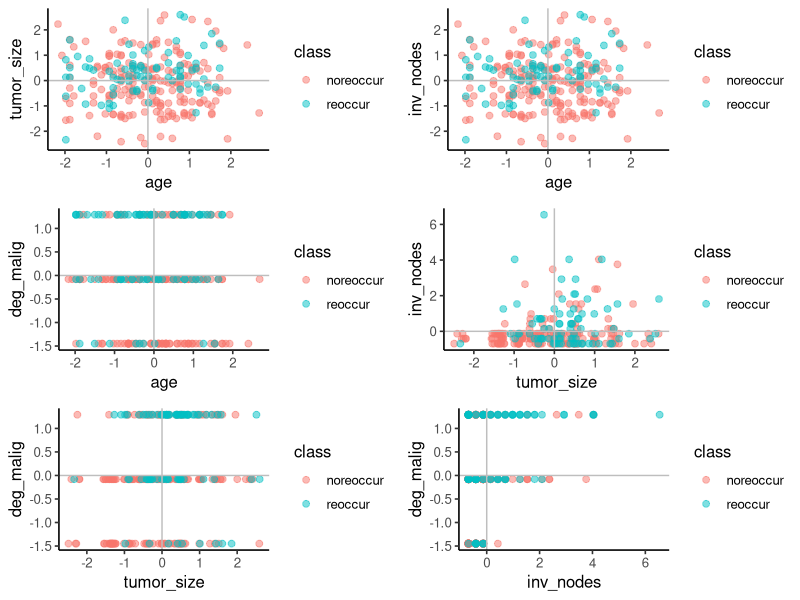
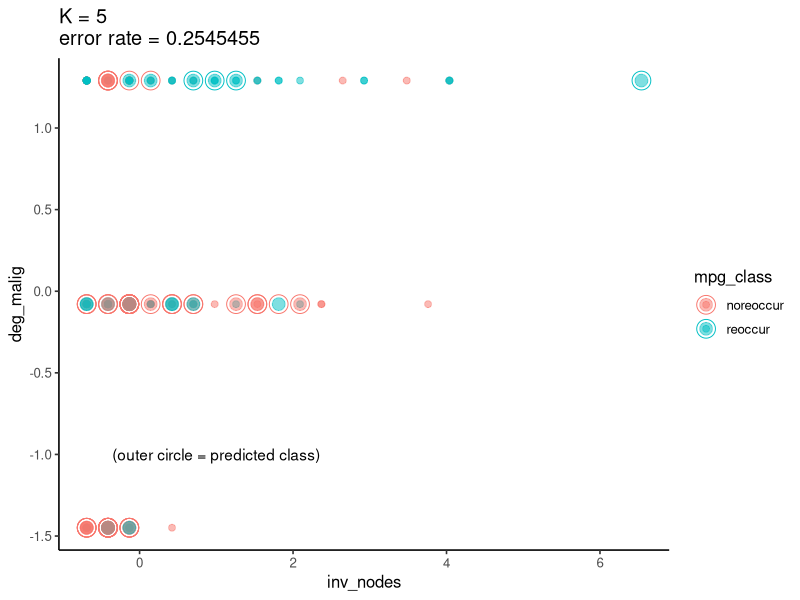

The R script that drew these images, in order:
## ---- chunk 1
library(class) # knn
library(tidyverse)
theme_set(theme_classic(12))
set.seed(5293)
data = read.csv('breast-cancer_data.csv')
# create a categorical variable for low or high mpg 
data$class <- factor(ifelse(data$class == 1, "reoccur", "noreoccur"))

# standardize weight and displacement
data_selected <- scale(data[,c("age", "inv_nodes","tumor_size","deg_malig")]) # returns matrix
# split the data into training and test sets
test <- sample(nrow(data_selected), 0.2*nrow(data_selected)) # choose 10 rows for test data
train.X <- data_selected[-test,]
test.X <- data_selected[test,]
train.Y <- data$class[-test]
test.Y <- data$class[test]


# run the algorithm
knn.pred <- knn(train = train.X, test = test.X, cl = train.Y, k = 4)

# calculate error rate
er <- mean(knn.pred != test.Y)
cat("The prediction error rate is:",er)
## ---- chunk 2

library(gridExtra)
library(ggplot2)
set.seed(5293)
data_selected = as.data.frame(data_selected)
plot1<-ggplot(data_selected,aes(age,tumor_size,color = data$class))+
  geom_point(alpha = 0.5, size=2)+
  geom_hline(yintercept = 0,color = 'grey')+
  geom_vline(xintercept = 0,color = 'grey')+
  labs(x='age', y='tumor_size',color = 'class')
plot2<-ggplot(data_selected,aes(age,tumor_size,color = data$class))+
  geom_point(alpha = 0.5, size=2)+
  geom_hline(yintercept = 0,color = 'grey')+
  geom_vline(xintercept = 0,color = 'grey')+
  labs(x='age', y='inv_nodes',color = 'class')
plot3<-ggplot(data_selected,aes(age,deg_malig,color = data$class))+
  geom_point(alpha = 0.5, size=2)+
  geom_hline(yintercept = 0,color = 'grey')+
  geom_vline(xintercept = 0,color = 'grey')+
  labs(x='age', y='deg_malig',color = 'class')
plot4<-ggplot(data_selected,aes(tumor_size,inv_nodes,color = data$class))+
  geom_point(alpha = 0.5, size=2)+
  geom_hline(yintercept = 0,color = 'grey')+
  geom_vline(xintercept = 0,color = 'grey')+
  labs(x='tumor_size', y='inv_nodes',color = 'class')
plot5<-ggplot(data_selected,aes(tumor_size,deg_malig,color = data$class))+
  geom_point(alpha = 0.5, size=2)+
  geom_hline(yintercept = 0,color = 'grey')+
  geom_vline(xintercept = 0,color = 'grey')+
  labs(x='tumor_size', y='deg_malig',color = 'class')
plot6<-ggplot(data_selected,aes(inv_nodes,deg_malig,color = data$class))+
  geom_point(alpha = 0.5, size=2)+
  geom_hline(yintercept = 0,color = 'grey')+
  geom_vline(xintercept = 0,color = 'grey')+
  labs(x='inv_nodes', y='deg_malig',color = 'class')
grid.arrange(plot1, plot2, plot3,plot4,plot5,plot6,ncol = 2,nrow = 3)
## ---- chunk 3
# standardize weight and displacement
data_selected <- scale(data[,c("inv_nodes", "deg_malig")]) # returns matrix
# split the data into training and test sets
test <- sample(nrow(data_selected), 0.2*nrow(data_selected)) # choose 10 rows for test data
train.X <- data_selected[-test,]
test.X <- data_selected[test,]
train.Y <- data$class[-test]
test.Y <- data$class[test]
error = c()
for(i in 1:10){
  knn.preds <- knn(train = train.X, test = test.X, cl = train.Y, k = i)
  error[i] <- mean(knn.preds != test.Y)
}
error
## ---- chunk 4
# run the algorithm
knn.pred <- knn(train = train.X, test = test.X, cl = train.Y, k = 5)

# calculate error rate
er <- mean(knn.pred != test.Y)
#cat("The prediction error rate is:",er)

## ---- chunk 5
library('ggplot2')
data_selected = as.data.frame(data_selected)
ggplot()+
  geom_point(aes(inv_nodes,deg_malig,color = data$class[-test]),data=data_selected[-test,],alpha = 0.5, size=2)+
  geom_point(aes(inv_nodes,deg_malig,color = data$class[test]),data=data_selected[test, ],alpha = 0.5 ,size = 4)+
  geom_point(aes(inv_nodes,deg_malig,color = knn.pred),data=data_selected[test, ],shape = 1,size = 6)+
  scale_color_discrete(name = 'mpg_class')+
  labs(title ='K = 5\nerror rate = 0.2545455', x='inv_nodes', y='deg_malig',color = 'class')+
  geom_text(aes(x=1,y=-1),label = '(outer circle = predicted class)')
